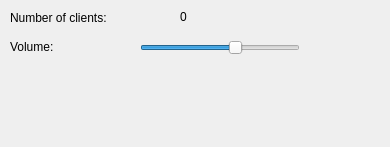
<?xml version="1.0" encoding="UTF-8"?>
<ui version="4.0">
 <class>ImitationWindow</class>
 <widget class="QMainWindow" name="ImitationWindow">
  <property name="geometry">
   <rect>
    <x>0</x>
    <y>0</y>
    <width>390</width>
    <height>147</height>
   </rect>
  </property>
  <property name="windowTitle">
   <string>ImitationWindow</string>
  </property>
  <widget class="QWidget" name="centralWidget">
   <widget class="QLabel" name="label">
    <property name="geometry">
     <rect>
      <x>10</x>
      <y>10</y>
      <width>141</width>
      <height>16</height>
     </rect>
    </property>
    <property name="text">
     <string>Number of clients:</string>
    </property>
   </widget>
   <widget class="QLabel" name="clientsCountLabel">
    <property name="geometry">
     <rect>
      <x>180</x>
      <y>10</y>
      <width>59</width>
      <height>14</height>
     </rect>
    </property>
    <property name="text">
     <string>0</string>
    </property>
   </widget>
   <widget class="QSlider" name="volumeSlider">
    <property name="geometry">
     <rect>
      <x>140</x>
      <y>40</y>
      <width>160</width>
      <height>16</height>
     </rect>
    </property>
    <property name="value">
     <number>60</number>
    </property>
    <property name="orientation">
     <enum>Qt::Horizontal</enum>
    </property>
   </widget>
   <widget class="QLabel" name="label_2">
    <property name="geometry">
     <rect>
      <x>10</x>
      <y>40</y>
      <width>59</width>
      <height>14</height>
     </rect>
    </property>
    <property name="text">
     <string>Volume:</string>
    </property>
   </widget>
  </widget>
 </widget>
 <layoutdefault spacing="6" margin="11"/>
 <resources/>
 <connections/>
</ui>
